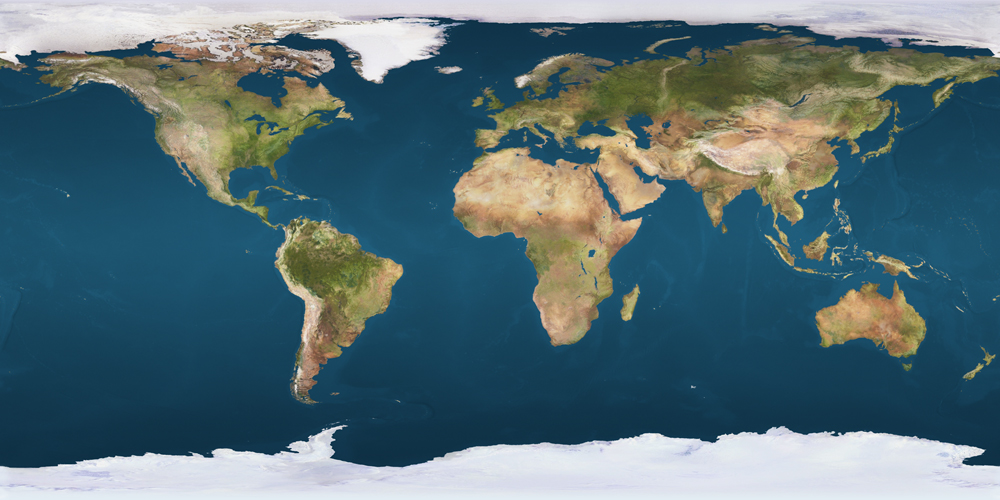
#> input picture earthmap1k.jpg, 1000 x 500 px
$ jupyter execute Suncharts.ipynb   (shell and % lines are left out)
#> lines starting #> are read from the running program, lines starting #| are printed output that depends on the picture
# Suncharts

It's obvious that exactly half of the earth is illuminated by the sun at any given time. The zone between day and night is called *the Terminator*.  If you've been on an intercontinental flight, you might have seen this illustrated as a map with a light part and a dark part, separated by a curved boundary. This boundary is always, in fact, a circle in 3d space, and the curved shape arises from the map projection. Let's see if we can recreate that shape!

First off, we'll need some tools:

[cell 1]
from PIL import Image, ImageDraw, ImageFilter, ImageFont
import matplotlib.pyplot as plt
import numpy as np
from numpy.linalg import norm
from math import sqrt,sin,cos,tan,atan,atan2,pi,degrees,radians,acos
from collections import namedtuple
from matplotlib.pyplot import imshow


FONT = ImageFont.truetype("Ubuntu-LI.ttf", 20)

We'll use a named tuple for representing 3d coordinates:

[cell 2]
Coords = namedtuple("Coords", ["x", "y", "z"])

We'll assume that the earth is a perfect sphere, which means that we don't have to worry about a varying radius. In real life, earth is an oblate spheroid, with a given point on the equator being slightly further from the core than a point on the poles, due to rotation.

Since we don't care about the radius, we can describe any given point using two coordinates, rather than three: longitude and latitude. We declare a simple function for calculating the cartesian 3d coordinates from these. This is simply the formulas for spherical coordinates, with the radius set to one.

[cell 3]
def normal_vector(theta, phi):
    return Coords(sin(theta)*cos(phi), sin(theta)*sin(phi), cos(theta))

Consider a line from the core of the sun, to the core of the earth. Then construct a plane on the earth end which is perpendicular to the line. The intersection of the earth and our plane represents the the transition from day to night and vice versa. We want to derive a relationship which, given a normal vector indicating the location of the sun, allows us to calculate the latitude of the day-night boundary as a function of longitude.

A generalized plane is defined by $n\cdot(r-r_0)=0$, with $n$ being a normal vector, $r$ being any point on the plane, and $r_0$ being a fixed reference point. We'll use the origin for $r_0$, which allows us to disregard it.

$$n \cdot r=0$$

We also know of our relationships between spherical and cartesian coordinates:

$$\begin{cases} x=\sin \theta \cos \phi \\
y=\sin \theta \sin \phi \\
z=\cos \theta \end{cases}$$

Substituing these relationships into the equation of a plane, we find:

$$\begin{array} {lcl} n_x \sin \theta \cos \phi + n_y \sin \theta \sin \phi + n_z \cos \theta = 0 \\
\sin \theta(n_x \cos \phi + n_y \sin \phi) + n_z \cos \theta = 0 \\
\sin \theta(n_x \cos \phi + n_y \sin \phi) = -n_z \cos \theta \end{array}$$

Which yields our sought relationship:

$$tan(\theta) = -\displaystyle \frac{n_z}{n_x cos(\phi) + n_y sin(\phi)}$$

We'll implement this as a first class function, which accepts a normal vector as a parameter, and returns a function which given phi (longitude) will return theta (latitude).

[cell 4]
def intersect_plane(n):
    def plane(phi):
        return -atan2(n.z, (n.x*cos(phi) + n.y*sin(phi)))

    return plane

Let's do a quick sanity check. When the axis of earths rotation is pointing directly towards the sun, we should see a bell shaped curve.

[cell 5]
# our normal vector indicates the location of the sun
n = normal_vector(radians(45), radians(0))
# we use our intersect_plane method to create a function that describes
# the terminator
plane = intersect_plane(n)

# calculate our function value all around the earth
phi = xrange(-180, 180)
theta = [90 + degrees(plane(radians(x))) for x in phi]

plt.plot(phi, theta)
plt.show()
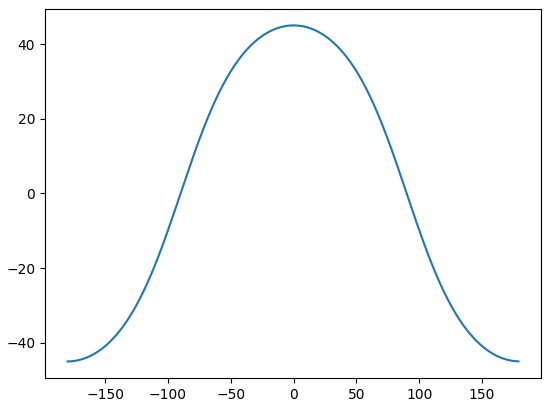
#> figure drawn by matplotlib, 1 panel; curve peaks at x = 0, y = 45

The particulars aren't quite right here, but we'll move on and figure it out later. Next, we'll overlay it on a map.

[cell 6]
def plot_map(n):
#> called with n = (0.917, 0, 0.399)
    plane = intersect_plane(n)

    # load our map
    img = Image.open("earthmap1k.jpg")
#> img is the input picture: PIL image 1000x500 RGB; mean R, G, B 86, 111, 118.4
    w, h = img.size
#> w = 1000; h = 500

    # create a second image of the same size
    img2 = Image.new("RGB", img.size)
#> img2: PIL image 1000x500 RGB; every value is 0

    # draw the dark part onto our second image
    draw = ImageDraw.Draw(img2)
    for x in xrange(0, w):
        # calculate our longitude based on the current pixel column under
        # consideration
        phi = pi*(x-w/2)/float(w/2)
        theta = plane(phi)
        if theta < 0:
            y = h/2 - h*(pi/2+theta)/(pi)
            draw.line((x, y, x, h), fill=(255, 255, 255))
        else:
            y = h/2 - h*(pi/2-theta)/(pi)
            draw.line((x, 0, x, y), fill=(255, 255, 255))
    del draw

    # blend the images together
    return Image.blend(img, img2, 0.2)
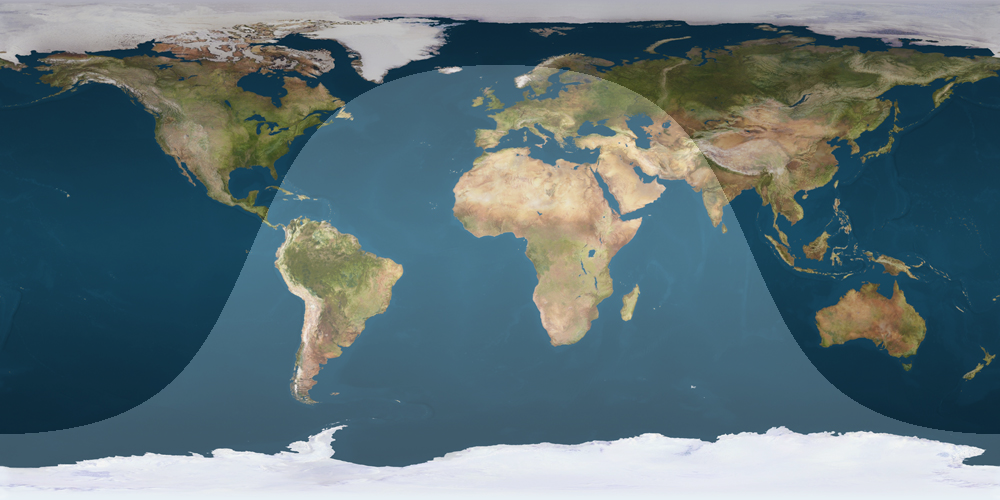
#> returned value: PIL image 1000x500 RGB; mean R, G, B 93.9, 113.9, 119.8

# 23.5 is the tilt of the earth axis
n = normal_vector(radians(90-23.5), radians(0))
plot_map(n)

So far, we've used rather arbitrary normal vectors, and correctly accounting for the axial tilt of the earth, and the position of the earth relative to the sun, is a bit tricky. Let's tackle the problem in it's full complexity!

First off, we a function for calculating the angle between two vectors.

[cell 7]
# the angle between two vectors can be found using a*b = |a||b|cos(alpha),
# * being the dot product
def angle(a,b):
    return acos(np.dot(a,b)/(norm(a)*norm(b)))

We'll also need a way of projecting a vector onto a plane. I cheated and [looked it up](http://www.euclideanspace.com/maths/geometry/elements/plane/lineOnPlane/index.htm). `n` defines our plane, while p is our vector.

$$n \times \overline{n \times p}$$

[cell 8]
def project_to_plane(n, p):
    q = np.cross(n, p)
    l = norm(q)
    q2 = (q[0]/l, q[1]/l, q[2]/l)
    return np.cross(n, q2)

Here's the work horse of our project. This function calculates the *apparent* axial tilt, based on true axial tilt, and position relative to the sun.

[cell 9]
def axis_angle_at_theta(theta):
    # this vector points straight up, towards the pool
    up = normal_vector(radians(0), radians(0))
    # this vector points through the equator, towards the sun
    d = normal_vector(radians(90), theta)
    # We now construct a third vector, which still points towards
    # the equator, but perpendicular to the first two. We'll consider
    # this vector to describe a plane through origo.
    solar_plane = np.cross(up, d)

    # next, let's set up a vector indicating the axial tilt of the earth.
    axial_tilt = normal_vector(radians(23.4392811), radians(0))

    # This is the trick: We'll project our vector indicating axial tilt
    # onto our plane.
    r = project_to_plane(solar_plane, axial_tilt)

    # Finally, we can compute the angle between our projected axial tilt
    # vector, and the true axial tilt, to find our apparent tilt.
    a = angle(r, axial_tilt)
    if theta < 0: return a-pi
    else: return pi-a

All that remains is to plot our map at regular intervals.

[cell 10]
def day_to_human_readable(day):
    day = day % 365

    months = [
        ("January", 31),
        ("February", 28),
        ("March", 31),
        ("April", 30),
        ("May", 31),
        ("June", 30),
        ("July", 31),
        ("August", 31),
        ("September", 30),
        ("October", 31),
        ("November", 30),
        ("December", 31)
    ]

    month = 0
    while day >= months[month][1]:
        day -= months[month][1]
        month += 1

    return months[month][0] + " " + str(day+1)

[cell 11]
img = Image.new("RGBA", (1100, 1300))
#> img: PIL image 1100x1300 RGBA; every value is 0
d = ImageDraw.Draw(img)
steps = 20
step_size = 360/steps
for i in xrange(0, steps+1):
    theta = i*step_size - 180
    day_of_year = int((i+4.3)*365/float(steps))
    date_text = day_to_human_readable(day_of_year)
    row, col = i/3, i%3
    x, y = 25 + col*350, 50 + row*175

    a = pi/2-axis_angle_at_theta(radians(theta))

    # phi describes what longitude we want to center on
    phi = radians(0)
    if a > pi/2:
        phi -= pi

    res = plot_map(normal_vector(a, phi))
#> call 2 of plot_map, with n = (1, 0, 6.12e-17)
#> in plot_map (call 2), `return Image.blend(img, img2, 0.2)`:
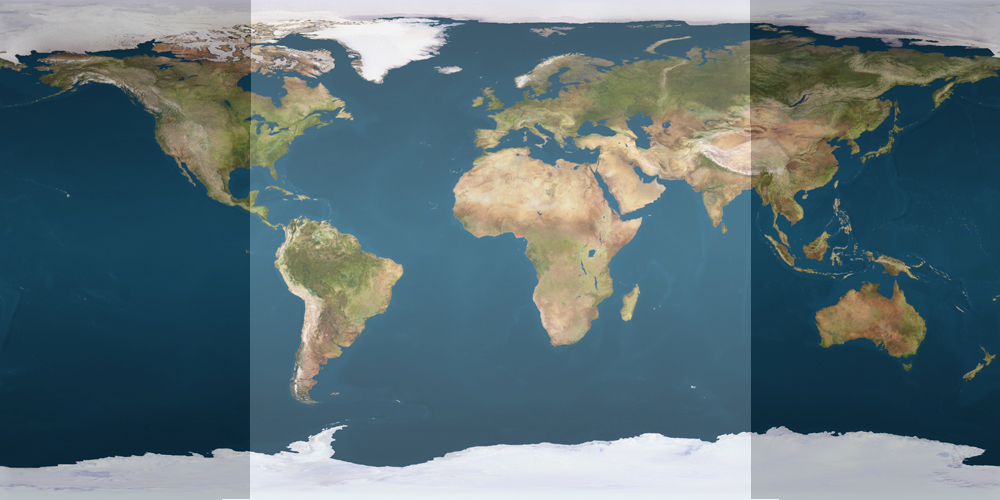
#> returned value: PIL image 1000x500 RGB; mean R, G, B 93.9, 113.9, 119.8
    res = res.resize((res.size[0]/3, res.size[1]/3))
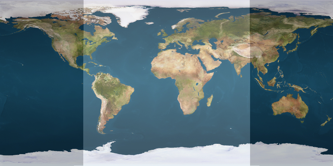
#> res: PIL image 333x166 RGB; mean R, G, B 93.9, 113.9, 119.8
    img.paste(res, (x, y))
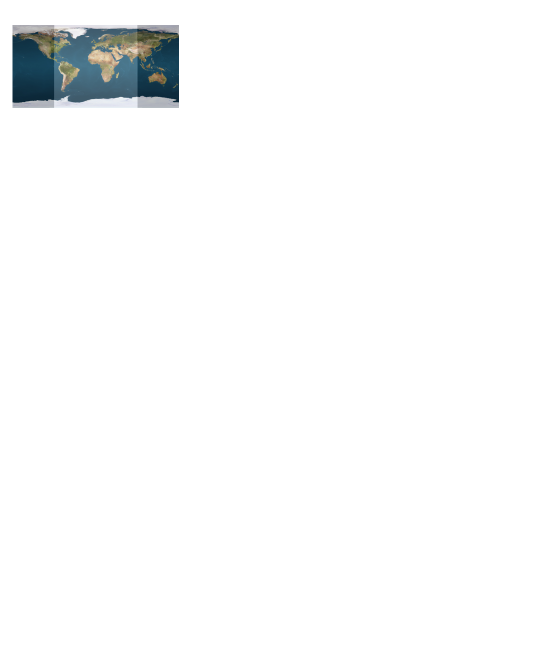
#> img: PIL image 1100x1300 RGBA (shown at 1/2 size); mean R, G, B, A 3.6, 4.4, 4.6, 9.9; transparent parts drawn white

    d.text((x,y+145), date_text, font=FONT, fill=(255,0,0,255))

img
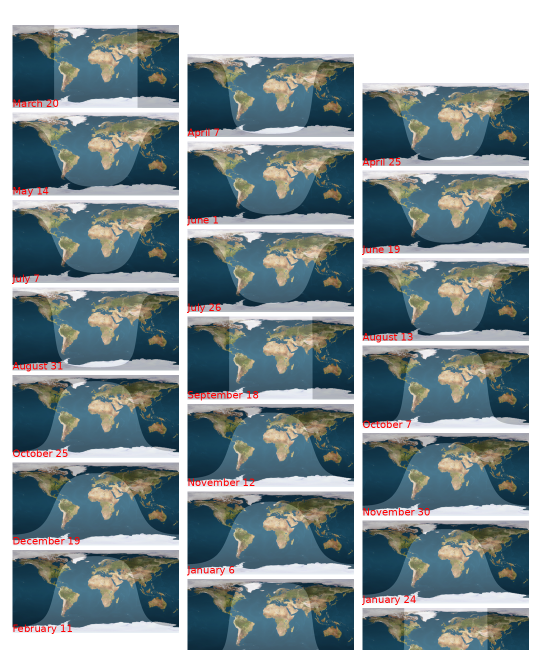
#> Out: PIL image 1100x1300 RGBA (shown at 1/2 size); mean R, G, B, A 74.1, 88.3, 92.8, 200.7; transparent parts drawn white
